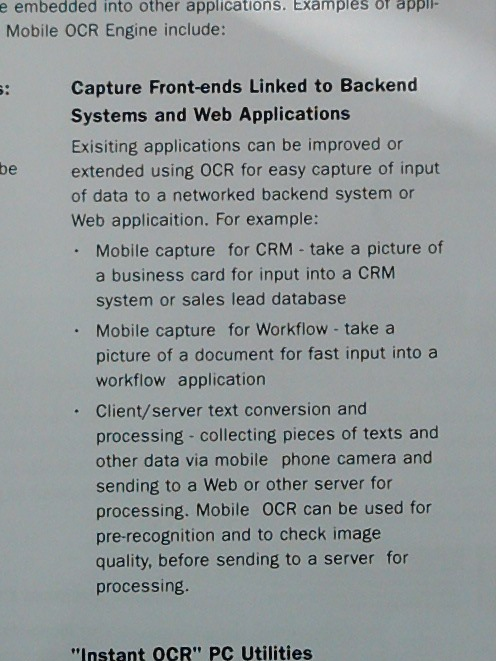
#> input picture Test-Images/Mobile_Photos/MobPhoto_4.jpg, 496 x 661 px
$ python RemoveBG.py
#> lines starting #> are read from the running program, lines starting #| are printed output that depends on the picture; after the words box and inside, x2 and y2 are one past the last pixel; in counts of white or black regions, pixels touching at a corner belong together
import cv2
import numpy as np

bgray = cv2.imread('Test-Images/Mobile_Photos/MobPhoto_4.jpg')[...,0]
#> bgray: shape (661, 496); min 0, max 255, mean 154.4

blured1 = cv2.medianBlur(bgray,3)
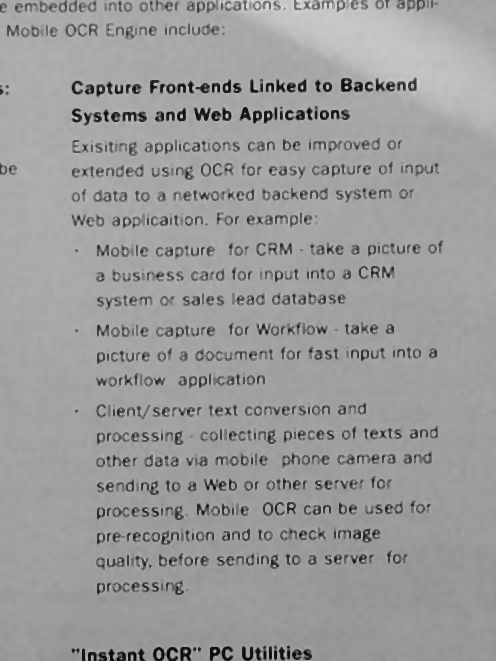
#> blured1: shape (661, 496); min 5, max 227, mean 155.3
blured2 = cv2.medianBlur(bgray,51)
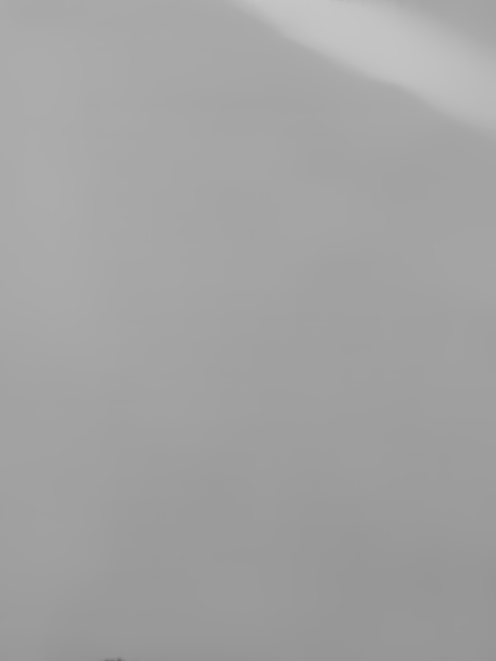
#> blured2: shape (661, 496); min 108, max 197, mean 162.7
divided = np.ma.divide(blured1, blured2).data
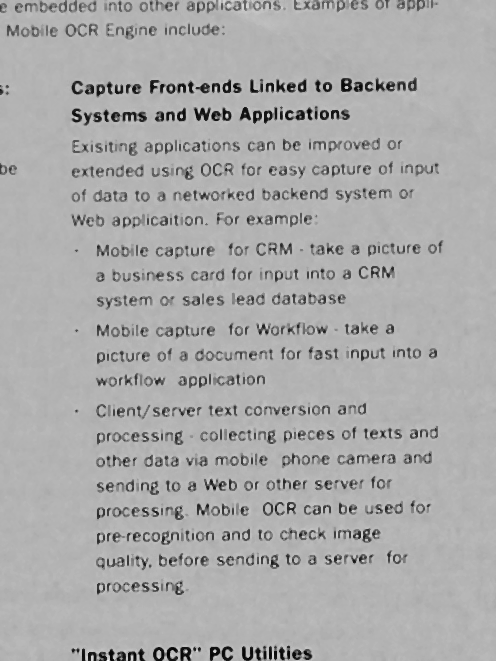
#> divided: shape (661, 496) float64; min 0.0336, max 1.41, mean 0.955; drawn with min black and max white
normed = np.uint8(255*divided/divided.max())
th, threshed = cv2.threshold(normed, 100, 255, cv2.THRESH_OTSU)
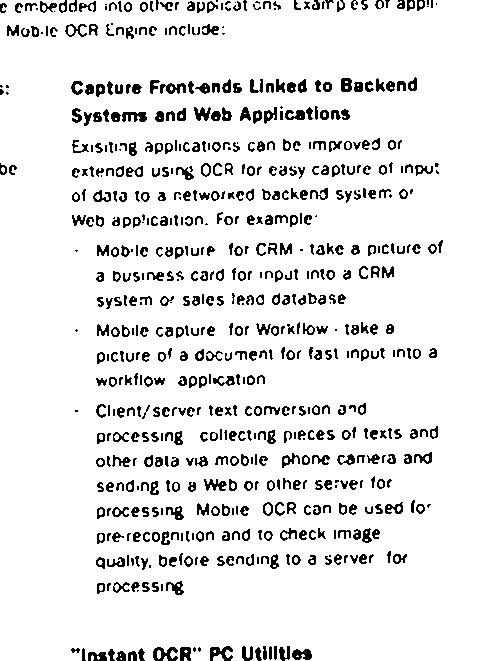
#> threshed: shape (661, 496); 90.8% white; black in thin lines or dots, all inside (x1, y1, x2, y2) = (0, 0, 443, 661)
#> th = 137

dst = np.vstack((bgray, blured1, blured2, normed, threshed))
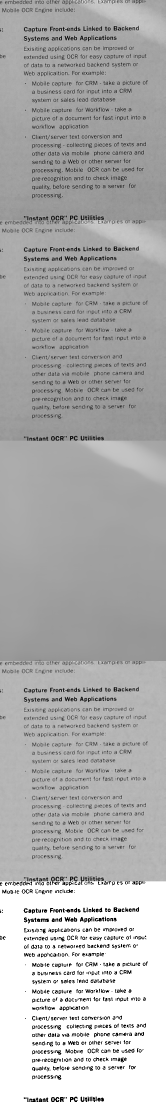
#> dst: shape (3305, 496) (shown at 1/3 size); min 0, max 255, mean 175.3
kernel = np.ones((3,3), np.uint8)
dilated=cv2.erode(dst, kernel, iterations=1)
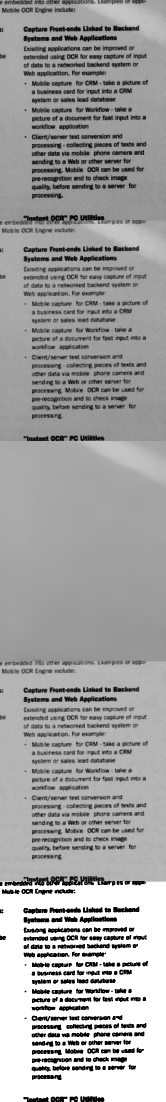
#> dilated: shape (3305, 496) (shown at 1/3 size); min 0, max 255, mean 162.6
cv2.imwrite("dst.jpg", dilated)
